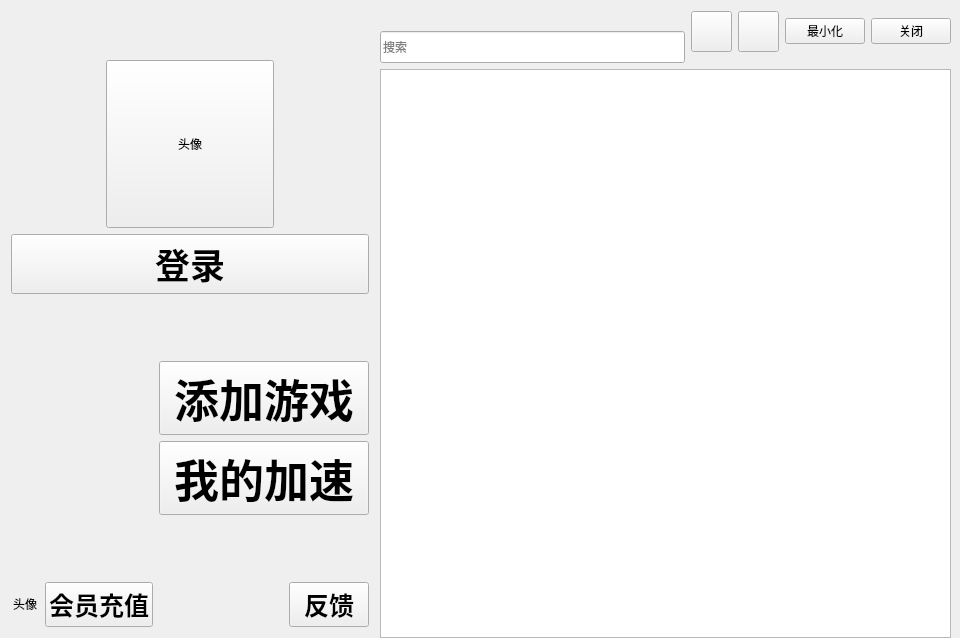
<?xml version="1.0" encoding="UTF-8"?>
<ui version="4.0">
 <class>ZhouYouAcceleratorClass</class>
 <widget class="QWidget" name="ZhouYouAcceleratorClass">
  <property name="geometry">
   <rect>
    <x>0</x>
    <y>0</y>
    <width>960</width>
    <height>638</height>
   </rect>
  </property>
  <property name="minimumSize">
   <size>
    <width>960</width>
    <height>540</height>
   </size>
  </property>
  <property name="maximumSize">
   <size>
    <width>960</width>
    <height>640</height>
   </size>
  </property>
  <property name="windowTitle">
   <string>ZhouYouAccelerator</string>
  </property>
  <layout class="QGridLayout" name="gridLayout_2">
   <property name="leftMargin">
    <number>0</number>
   </property>
   <property name="topMargin">
    <number>0</number>
   </property>
   <property name="rightMargin">
    <number>9</number>
   </property>
   <property name="bottomMargin">
    <number>0</number>
   </property>
   <property name="verticalSpacing">
    <number>6</number>
   </property>
   <item row="0" column="0">
    <layout class="QHBoxLayout" name="horizontalLayout_14" stretch="0,9">
     <property name="spacing">
      <number>0</number>
     </property>
     <item>
      <widget class="QWidget" name="leftWidget" native="true">
       <property name="minimumSize">
        <size>
         <width>380</width>
         <height>0</height>
        </size>
       </property>
       <layout class="QGridLayout" name="gridLayout">
        <item row="0" column="0">
         <layout class="QVBoxLayout" name="verticalLayout_5">
          <item>
           <layout class="QVBoxLayout" name="mainUserVLayout">
            <property name="leftMargin">
             <number>0</number>
            </property>
            <property name="topMargin">
             <number>49</number>
            </property>
            <item>
             <layout class="QHBoxLayout" name="horizontalLayout_5">
              <item>
               <spacer name="horizontalSpacer">
                <property name="orientation">
                 <enum>Qt::Horizontal</enum>
                </property>
                <property name="sizeHint" stdset="0">
                 <size>
                  <width>40</width>
                  <height>20</height>
                 </size>
                </property>
               </spacer>
              </item>
              <item>
               <widget class="QPushButton" name="headPicBtn">
                <property name="sizePolicy">
                 <sizepolicy hsizetype="Minimum" vsizetype="Fixed">
                  <horstretch>100</horstretch>
                  <verstretch>100</verstretch>
                 </sizepolicy>
                </property>
                <property name="minimumSize">
                 <size>
                  <width>168</width>
                  <height>168</height>
                 </size>
                </property>
                <property name="maximumSize">
                 <size>
                  <width>168</width>
                  <height>168</height>
                 </size>
                </property>
                <property name="text">
                 <string>头像</string>
                </property>
               </widget>
              </item>
              <item>
               <spacer name="horizontalSpacer_5">
                <property name="orientation">
                 <enum>Qt::Horizontal</enum>
                </property>
                <property name="sizeHint" stdset="0">
                 <size>
                  <width>40</width>
                  <height>20</height>
                 </size>
                </property>
               </spacer>
              </item>
             </layout>
            </item>
            <item>
             <widget class="QPushButton" name="mainLoginBtn">
              <property name="font">
               <font>
                <family>Arial</family>
                <pointsize>26</pointsize>
                <weight>75</weight>
                <bold>true</bold>
               </font>
              </property>
              <property name="text">
               <string>登录</string>
              </property>
             </widget>
            </item>
           </layout>
          </item>
          <item>
           <spacer name="verticalSpacer_2">
            <property name="orientation">
             <enum>Qt::Vertical</enum>
            </property>
            <property name="sizeHint" stdset="0">
             <size>
              <width>20</width>
              <height>40</height>
             </size>
            </property>
           </spacer>
          </item>
          <item>
           <layout class="QHBoxLayout" name="horizontalLayout">
            <property name="leftMargin">
             <number>42</number>
            </property>
            <item>
             <widget class="QLabel" name="mainAddGameLbl">
              <property name="minimumSize">
               <size>
                <width>56</width>
                <height>44</height>
               </size>
              </property>
              <property name="maximumSize">
               <size>
                <width>56</width>
                <height>44</height>
               </size>
              </property>
              <property name="text">
               <string/>
              </property>
              <property name="alignment">
               <set>Qt::AlignCenter</set>
              </property>
             </widget>
            </item>
            <item>
             <spacer name="horizontalSpacer_2">
              <property name="orientation">
               <enum>Qt::Horizontal</enum>
              </property>
              <property name="sizeType">
               <enum>QSizePolicy::Minimum</enum>
              </property>
              <property name="sizeHint" stdset="0">
               <size>
                <width>44</width>
                <height>20</height>
               </size>
              </property>
             </spacer>
            </item>
            <item>
             <widget class="QPushButton" name="mainAddGameBtn">
              <property name="font">
               <font>
                <family>Arial</family>
                <pointsize>34</pointsize>
                <weight>75</weight>
                <bold>true</bold>
               </font>
              </property>
              <property name="text">
               <string>添加游戏</string>
              </property>
             </widget>
            </item>
           </layout>
          </item>
          <item>
           <layout class="QHBoxLayout" name="horizontalLayout_2">
            <property name="leftMargin">
             <number>42</number>
            </property>
            <item>
             <widget class="QLabel" name="mainMyJQLbl">
              <property name="minimumSize">
               <size>
                <width>56</width>
                <height>44</height>
               </size>
              </property>
              <property name="maximumSize">
               <size>
                <width>56</width>
                <height>44</height>
               </size>
              </property>
              <property name="text">
               <string/>
              </property>
              <property name="alignment">
               <set>Qt::AlignCenter</set>
              </property>
             </widget>
            </item>
            <item>
             <spacer name="horizontalSpacer_3">
              <property name="orientation">
               <enum>Qt::Horizontal</enum>
              </property>
              <property name="sizeType">
               <enum>QSizePolicy::Minimum</enum>
              </property>
              <property name="sizeHint" stdset="0">
               <size>
                <width>44</width>
                <height>20</height>
               </size>
              </property>
             </spacer>
            </item>
            <item>
             <widget class="QPushButton" name="mainMyJSBtn">
              <property name="font">
               <font>
                <family>Arial</family>
                <pointsize>34</pointsize>
                <weight>75</weight>
                <bold>true</bold>
               </font>
              </property>
              <property name="text">
               <string>我的加速</string>
              </property>
             </widget>
            </item>
           </layout>
          </item>
          <item>
           <spacer name="verticalSpacer">
            <property name="orientation">
             <enum>Qt::Vertical</enum>
            </property>
            <property name="sizeHint" stdset="0">
             <size>
              <width>20</width>
              <height>40</height>
             </size>
            </property>
           </spacer>
          </item>
         </layout>
        </item>
        <item row="1" column="0">
         <layout class="QHBoxLayout" name="horizontalLayout_4">
          <item>
           <layout class="QHBoxLayout" name="horizontalLayout_3">
            <item>
             <widget class="QLabel" name="label_4">
              <property name="minimumSize">
               <size>
                <width>28</width>
                <height>24</height>
               </size>
              </property>
              <property name="maximumSize">
               <size>
                <width>28</width>
                <height>24</height>
               </size>
              </property>
              <property name="text">
               <string>头像</string>
              </property>
              <property name="alignment">
               <set>Qt::AlignCenter</set>
              </property>
             </widget>
            </item>
            <item>
             <widget class="QPushButton" name="mainVIPBtn">
              <property name="font">
               <font>
                <family>Arial</family>
                <pointsize>19</pointsize>
                <weight>75</weight>
                <bold>true</bold>
               </font>
              </property>
              <property name="text">
               <string>会员充值</string>
              </property>
             </widget>
            </item>
           </layout>
          </item>
          <item>
           <spacer name="horizontalSpacer_4">
            <property name="orientation">
             <enum>Qt::Horizontal</enum>
            </property>
            <property name="sizeHint" stdset="0">
             <size>
              <width>40</width>
              <height>20</height>
             </size>
            </property>
           </spacer>
          </item>
          <item>
           <layout class="QHBoxLayout" name="horizontalLayout_10">
            <item>
             <widget class="QLabel" name="feedBack">
              <property name="minimumSize">
               <size>
                <width>28</width>
                <height>14</height>
               </size>
              </property>
              <property name="maximumSize">
               <size>
                <width>28</width>
                <height>24</height>
               </size>
              </property>
              <property name="text">
               <string/>
              </property>
              <property name="alignment">
               <set>Qt::AlignCenter</set>
              </property>
             </widget>
            </item>
            <item>
             <widget class="QPushButton" name="feedBackBtn">
              <property name="font">
               <font>
                <family>Arial</family>
                <pointsize>19</pointsize>
                <weight>75</weight>
                <bold>true</bold>
               </font>
              </property>
              <property name="text">
               <string>反馈</string>
              </property>
             </widget>
            </item>
           </layout>
          </item>
         </layout>
        </item>
       </layout>
      </widget>
     </item>
     <item>
      <layout class="QVBoxLayout" name="verticalLayout_7" stretch="1,9">
       <property name="spacing">
        <number>6</number>
       </property>
       <item>
        <layout class="QHBoxLayout" name="horizontalLayout_13">
         <item>
          <layout class="QVBoxLayout" name="verticalLayout_4">
           <item>
            <spacer name="verticalSpacer_3">
             <property name="orientation">
              <enum>Qt::Vertical</enum>
             </property>
             <property name="sizeHint" stdset="0">
              <size>
               <width>20</width>
               <height>13</height>
              </size>
             </property>
            </spacer>
           </item>
           <item>
            <widget class="QLineEdit" name="searchEdt">
             <property name="sizePolicy">
              <sizepolicy hsizetype="Expanding" vsizetype="Fixed">
               <horstretch>0</horstretch>
               <verstretch>0</verstretch>
              </sizepolicy>
             </property>
             <property name="minimumSize">
              <size>
               <width>0</width>
               <height>32</height>
              </size>
             </property>
             <property name="text">
              <string/>
             </property>
             <property name="placeholderText">
              <string>搜索</string>
             </property>
            </widget>
           </item>
          </layout>
         </item>
         <item>
          <layout class="QHBoxLayout" name="horizontalLayout_11">
           <item>
            <widget class="QPushButton" name="stationInfo">
             <property name="minimumSize">
              <size>
               <width>41</width>
               <height>41</height>
              </size>
             </property>
             <property name="text">
              <string/>
             </property>
            </widget>
           </item>
           <item>
            <widget class="QPushButton" name="settingBtn">
             <property name="minimumSize">
              <size>
               <width>41</width>
               <height>41</height>
              </size>
             </property>
             <property name="text">
              <string/>
             </property>
            </widget>
           </item>
           <item>
            <widget class="QPushButton" name="pushButton_15">
             <property name="text">
              <string>最小化</string>
             </property>
            </widget>
           </item>
           <item>
            <widget class="QPushButton" name="mainCloseBtn">
             <property name="text">
              <string>关闭</string>
             </property>
            </widget>
           </item>
          </layout>
         </item>
        </layout>
       </item>
       <item>
        <widget class="QTableWidget" name="tableWidget"/>
       </item>
      </layout>
     </item>
    </layout>
   </item>
  </layout>
 </widget>
 <layoutdefault spacing="6" margin="11"/>
 <resources>
  <include location="ZhouYouAccelerator.qrc"/>
 </resources>
 <connections/>
</ui>
